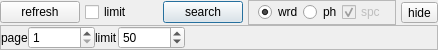
<?xml version="1.0" encoding="UTF-8"?>
<ui version="4.0">
 <class>MLibSearchTitle</class>
 <widget class="QWidget" name="MLibSearchTitle">
  <property name="geometry">
   <rect>
    <x>0</x>
    <y>0</y>
    <width>438</width>
    <height>50</height>
   </rect>
  </property>
  <property name="windowTitle">
   <string notr="true"/>
  </property>
  <layout class="QVBoxLayout" name="verticalLayout">
   <property name="spacing">
    <number>0</number>
   </property>
   <property name="leftMargin">
    <number>0</number>
   </property>
   <property name="topMargin">
    <number>0</number>
   </property>
   <property name="rightMargin">
    <number>0</number>
   </property>
   <property name="bottomMargin">
    <number>0</number>
   </property>
   <item>
    <widget class="QFrame" name="frame">
     <property name="frameShape">
      <enum>QFrame::NoFrame</enum>
     </property>
     <property name="frameShadow">
      <enum>QFrame::Plain</enum>
     </property>
     <layout class="QHBoxLayout" name="horizontalLayout_2">
      <property name="spacing">
       <number>5</number>
      </property>
      <property name="leftMargin">
       <number>0</number>
      </property>
      <property name="topMargin">
       <number>0</number>
      </property>
      <property name="rightMargin">
       <number>0</number>
      </property>
      <property name="bottomMargin">
       <number>0</number>
      </property>
      <item>
       <widget class="QPushButton" name="btRefresh">
        <property name="text">
         <string>refresh</string>
        </property>
        <property name="icon">
         <iconset resource="resfile.qrc">
          <normaloff>:/new/icons/icons/refresh.png</normaloff>:/new/icons/icons/refresh.png</iconset>
        </property>
        <property name="shortcut">
         <string>Ctrl+R</string>
        </property>
       </widget>
      </item>
      <item>
       <widget class="QCheckBox" name="cbLimit">
        <property name="text">
         <string>limit</string>
        </property>
       </widget>
      </item>
      <item>
       <widget class="MLabel" name="label" native="true">
        <property name="sizePolicy">
         <sizepolicy hsizetype="Expanding" vsizetype="Preferred">
          <horstretch>0</horstretch>
          <verstretch>0</verstretch>
         </sizepolicy>
        </property>
       </widget>
      </item>
      <item>
       <widget class="QPushButton" name="btQuery">
        <property name="text">
         <string>search</string>
        </property>
        <property name="icon">
         <iconset resource="resfile.qrc">
          <normaloff>:/new/icons/icons/work.png</normaloff>:/new/icons/icons/work.png</iconset>
        </property>
        <property name="shortcut">
         <string>Ctrl+E</string>
        </property>
        <property name="default">
         <bool>true</bool>
        </property>
       </widget>
      </item>
      <item>
       <widget class="QFrame" name="fmPW">
        <property name="frameShape">
         <enum>QFrame::StyledPanel</enum>
        </property>
        <property name="frameShadow">
         <enum>QFrame::Raised</enum>
        </property>
        <layout class="QHBoxLayout" name="horizontalLayout_4">
         <property name="leftMargin">
          <number>9</number>
         </property>
         <property name="topMargin">
          <number>0</number>
         </property>
         <property name="rightMargin">
          <number>9</number>
         </property>
         <property name="bottomMargin">
          <number>0</number>
         </property>
         <item>
          <widget class="QRadioButton" name="rbWord">
           <property name="toolTip">
            <string>word</string>
           </property>
           <property name="text">
            <string>wrd</string>
           </property>
           <property name="checked">
            <bool>true</bool>
           </property>
          </widget>
         </item>
         <item>
          <widget class="QRadioButton" name="rbPhrase">
           <property name="toolTip">
            <string>phrase</string>
           </property>
           <property name="text">
            <string>ph</string>
           </property>
          </widget>
         </item>
         <item>
          <widget class="QCheckBox" name="cbPhraseSpc">
           <property name="enabled">
            <bool>false</bool>
           </property>
           <property name="toolTip">
            <string>accept spaces</string>
           </property>
           <property name="text">
            <string>spc</string>
           </property>
           <property name="checked">
            <bool>true</bool>
           </property>
          </widget>
         </item>
        </layout>
       </widget>
      </item>
      <item>
       <widget class="QToolButton" name="btHide">
        <property name="toolTip">
         <string>hide</string>
        </property>
        <property name="text">
         <string>hide</string>
        </property>
        <property name="icon">
         <iconset resource="resfile.qrc">
          <normaloff>:/new/icons/icons/stop.png</normaloff>:/new/icons/icons/stop.png</iconset>
        </property>
       </widget>
      </item>
     </layout>
    </widget>
   </item>
   <item>
    <widget class="QFrame" name="frmLimit">
     <property name="frameShape">
      <enum>QFrame::StyledPanel</enum>
     </property>
     <property name="frameShadow">
      <enum>QFrame::Raised</enum>
     </property>
     <layout class="QHBoxLayout" name="horizontalLayout">
      <property name="topMargin">
       <number>0</number>
      </property>
      <property name="bottomMargin">
       <number>0</number>
      </property>
      <item>
       <widget class="QLabel" name="label_2">
        <property name="text">
         <string>page</string>
        </property>
        <property name="buddy">
         <cstring>spnPage</cstring>
        </property>
       </widget>
      </item>
      <item>
       <widget class="QSpinBox" name="spnPage">
        <property name="toolTip">
         <string>limits results as from limit*page to limit*(page+1)</string>
        </property>
        <property name="minimum">
         <number>1</number>
        </property>
        <property name="maximum">
         <number>999999</number>
        </property>
       </widget>
      </item>
      <item>
       <widget class="QLabel" name="label_3">
        <property name="text">
         <string>limit</string>
        </property>
        <property name="buddy">
         <cstring>spnLimit</cstring>
        </property>
       </widget>
      </item>
      <item>
       <widget class="QSpinBox" name="spnLimit">
        <property name="toolTip">
         <string>limits results as from limit*page to limit*(page+1)</string>
        </property>
        <property name="minimum">
         <number>1</number>
        </property>
        <property name="maximum">
         <number>999999</number>
        </property>
        <property name="value">
         <number>50</number>
        </property>
       </widget>
      </item>
      <item>
       <spacer name="horizontalSpacer">
        <property name="orientation">
         <enum>Qt::Horizontal</enum>
        </property>
        <property name="sizeHint" stdset="0">
         <size>
          <width>40</width>
          <height>20</height>
         </size>
        </property>
       </spacer>
      </item>
     </layout>
    </widget>
   </item>
  </layout>
 </widget>
 <layoutdefault spacing="0" margin="0"/>
 <customwidgets>
  <customwidget>
   <class>MLabel</class>
   <extends>QWidget</extends>
   <header>mlabel.h</header>
   <container>1</container>
  </customwidget>
 </customwidgets>
 <tabstops>
  <tabstop>btRefresh</tabstop>
  <tabstop>spnPage</tabstop>
  <tabstop>spnLimit</tabstop>
  <tabstop>rbWord</tabstop>
  <tabstop>rbPhrase</tabstop>
  <tabstop>cbPhraseSpc</tabstop>
  <tabstop>btHide</tabstop>
 </tabstops>
 <resources>
  <include location="resfile.qrc"/>
 </resources>
 <connections/>
</ui>
